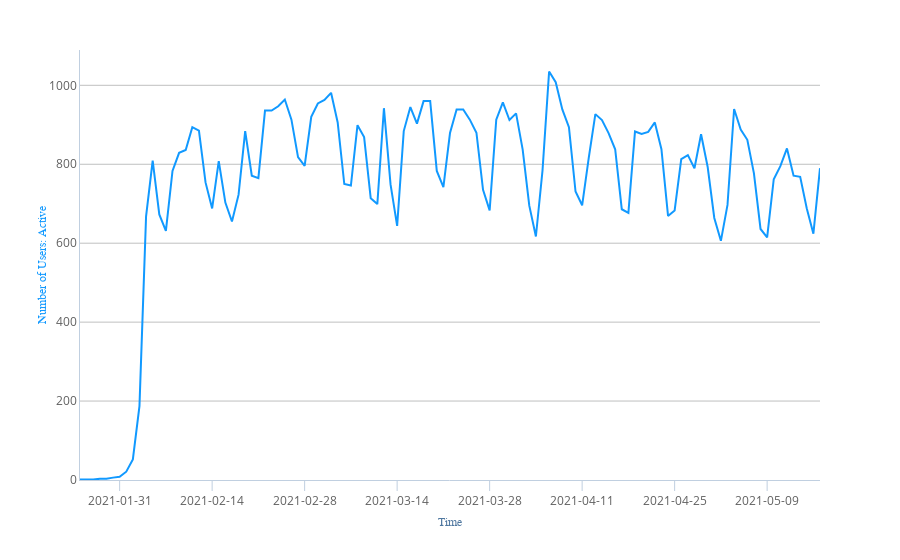

Write notebook code for a chart like this one.
### Markdown cell above
## Plot the data

### Code cell
plot = px.line(data, y='Number of Users: Active')
plot.show()
